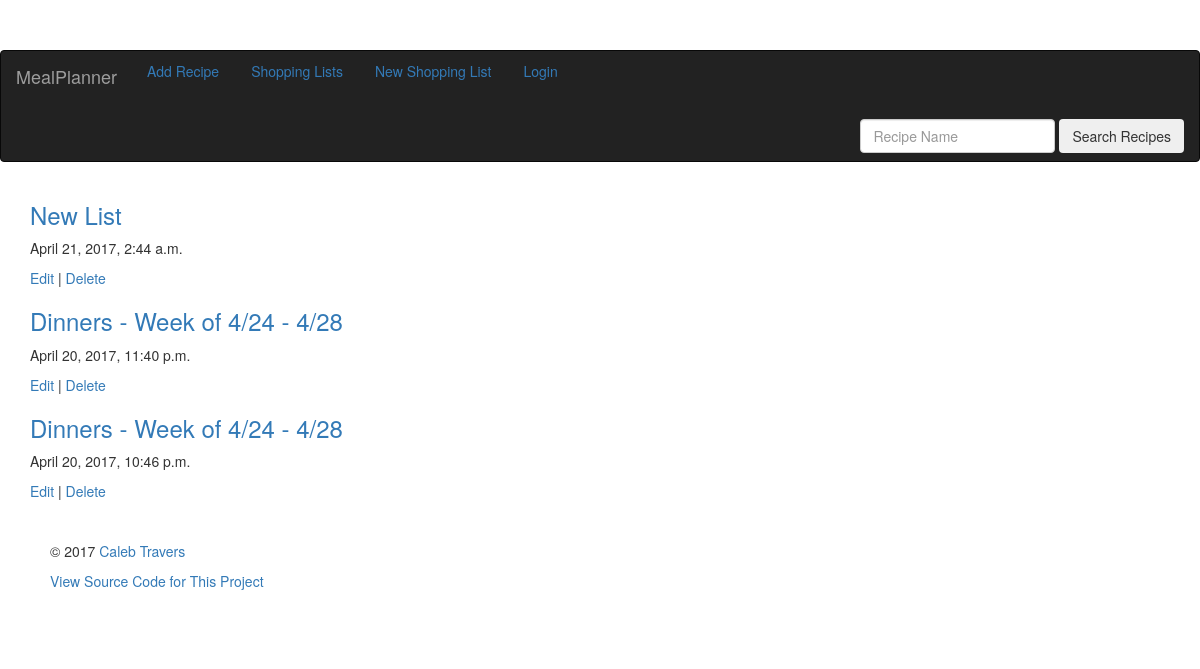
Before: /mealplanner/lists/ with the older database file.
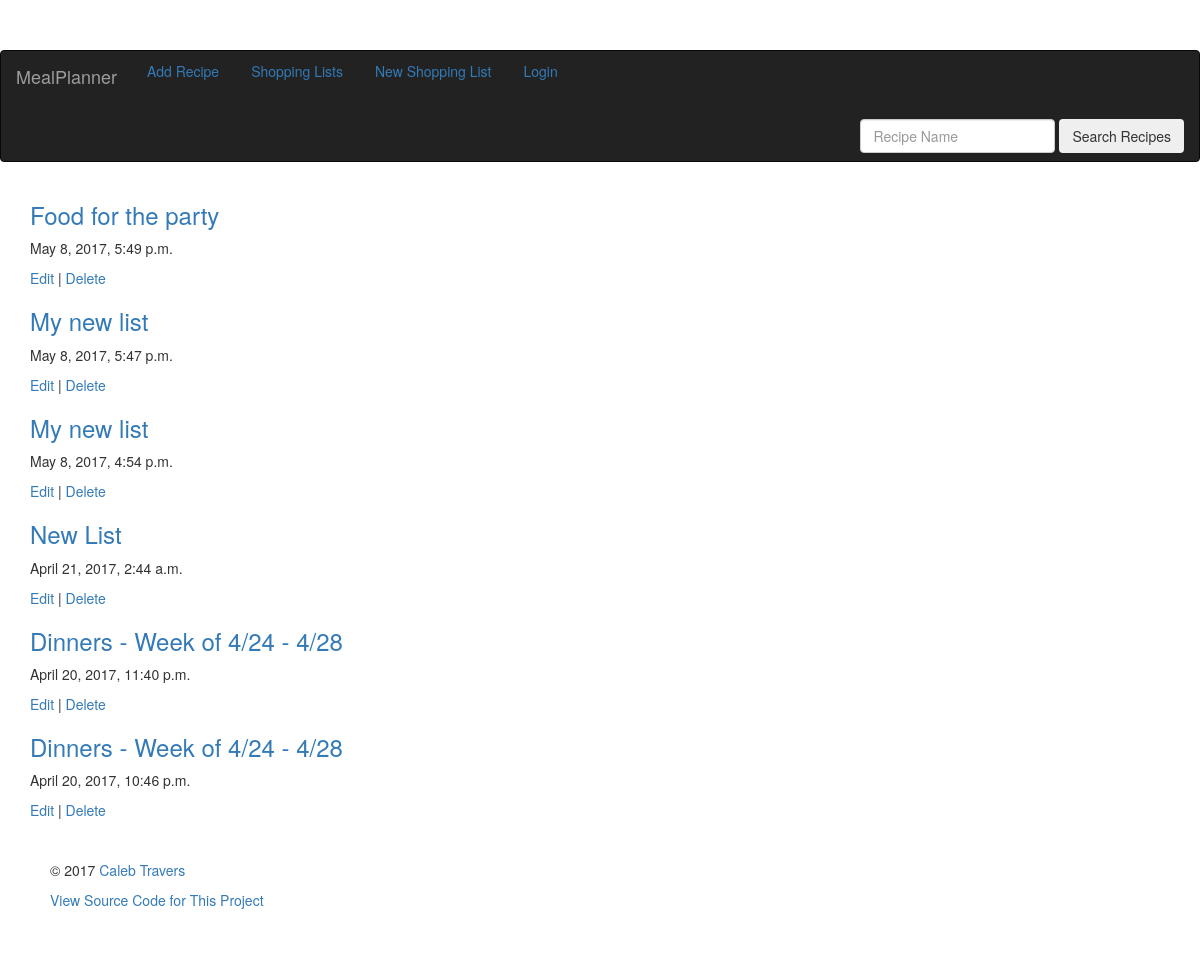
After: the same page with the newer database file.
### mealplanner/models.py (models this page shows, shortened)
class ShoppingList(models.Model):
    name = models.CharField(max_length=55)
    created = models.DateTimeField(auto_now_add = True)
    recipes = models.ManyToManyField(Recipe)
    class Meta:
        ordering = ('-created',)

### mealplanner/views.py (the view)
class ListIndex(generic.base.TemplateView):
    template_name = "mealplanner/shoppinglist_index.html"
    def get_context_data(self, **kwargs):
        context = super(ListIndex, self).get_context_data(**kwargs)
        context['list_index'] = ShoppingList.objects.all()
        return context

### mealplanner/templates/mealplanner/shoppinglist_index.html (shortened to what this page needs)
{% extends "mealplanner/base.html" %}
{% block content %}
<div class="container">
    {% if list_index.count == 0 %}
    <p>No lists yet!</p>
    {% else %}
    {% for list in list_index %}
    <h3><a href="{% url 'mealplanner:list-recipe' list.pk %}">{{ list.name }}</a></h3>
    <p>{{ list.created }}</p>
    <a href="{% url 'mealplanner:list-update' list.pk %}">Edit</a> | <a href="{% url 'mealplanner:list-delete' list.pk %}">Delete</a>
    {% endfor %}
    {% endif %}
</div>
{% endblock %}

Changed rows visible on the page:
added ShoppingList: name "Food for the party", created "May 8, 2017, 5:49 p.m."
added ShoppingList: name "My new list", created "May 8, 2017, 5:47 p.m."
added ShoppingList: name "My new list", created "May 8, 2017, 4:54 p.m."
